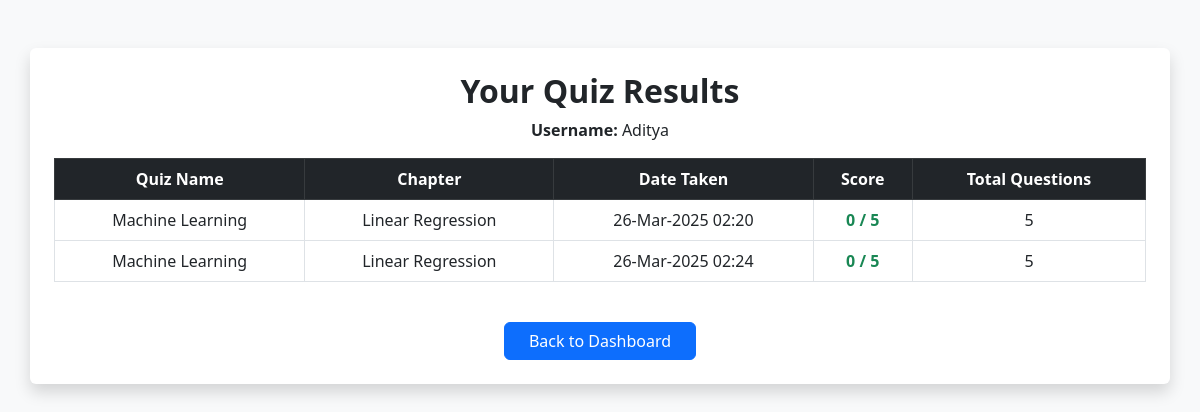
The page /view_quiz_result/2 on the database as committed earlier.
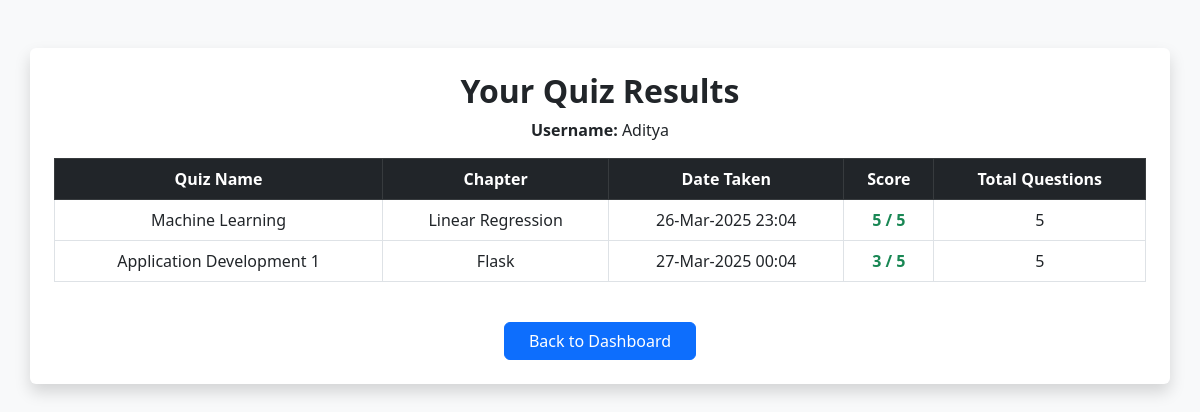
The same page on the database as committed later.
### applications/models.py (models this page shows)
class User(db.Model):
    id = db.Column(db.Integer, primary_key=True)
    username = db.Column(db.String(), unique=True, nullable=False)
    email = db.Column(db.String(), unique=True, nullable=False)
    password = db.Column(db.String(), nullable=False)
    full_name = db.Column(db.String(), nullable=False)
    qualification = db.Column(db.String(), nullable=False)
    dob = db.Column(db.Date, nullable=False)
    role = db.Column(db.String(), nullable=False, default='user')  # 'admin' or 'user'

class Score(db.Model):
    id = db.Column(db.Integer, primary_key=True)
    quiz_id = db.Column(db.Integer, db.ForeignKey('quiz.id'), nullable=False)
    user_id = db.Column(db.Integer, db.ForeignKey('user.id'), nullable=False)
    time_stamp_of_attempt = db.Column(db.DateTime, nullable=False)
    total_scored = db.Column(db.Integer, nullable=False)
    user = db.relationship('User', backref=db.backref('scores', lazy=True))
    quiz = db.relationship('Quiz', backref=db.backref('scores', lazy=True))

class Subject(db.Model):
    id = db.Column(db.Integer, primary_key=True)
    name = db.Column(db.String(), unique=True, nullable=False)
    description = db.Column(db.Text, nullable=True)

class Chapter(db.Model):
    id = db.Column(db.Integer, primary_key=True)
    name = db.Column(db.String(), nullable=False)
    description = db.Column(db.Text, nullable=True)
    num_questions = db.Column(db.Integer, nullable=False, default=0)
    subject_id = db.Column(db.Integer, db.ForeignKey('subject.id', ondelete="CASCADE"), nullable=False)
    subject = db.relationship('Subject', backref=db.backref('chapters', lazy=True, cascade="all, delete"))

### applications/controllers.py (the view)
@app.route('/view_quiz_result/<int:user_id>')
def view_quiz_result(user_id):
    user = User.query.get(user_id)
    scores = Score.query.filter_by(user_id=user_id).join(Quiz).join(Chapter).join(Subject).all()
    return render_template('view_quiz_result.html', this_user=user,
                           scores=scores)

### templates/view_quiz_result.html (shortened to what this page needs)
<!DOCTYPE html>
<html lang="en">
<head>
    <link href="https://cdn.jsdelivr.net/npm/bootstrap@5.3.0/dist/css/bootstrap.min.css" rel="stylesheet">
</head>
<body class="bg-light">
    <div class="container mt-5 p-4 bg-white shadow rounded">
        <h2 class="text-center fw-bold">Your Quiz Results</h2>
        <p class="text-center"><strong>Username:</strong> {{ this_user.username }}</p>
        <div class="table-responsive">
            <table class="table table-bordered table-hover text-center align-middle">
                <thead class="table-dark">
                    <tr>
                        <th>Quiz Name</th>
                        <th>Chapter</th>
                        <th>Date Taken</th>
                        <th>Score</th>
                        <th>Total Questions</th>
                    </tr>
                </thead>
                <tbody>
                    {% for score in scores %}
                    <tr>
                        <td>{{ score.quiz.chapter.subject.name }}</td>
                        <td>{{ score.quiz.chapter.name }}</td>
                        <td>{{ score.time_stamp_of_attempt.strftime('%d-%b-%Y %H:%M') }}</td>
                        <td class="fw-bold text-success">{{ score.total_scored }} / {{ score.quiz.questions|length }}</td>
                        <td>{{ score.quiz.questions|length }}</td>
                    </tr>
                    {% else %}
                    <tr>
                        <td colspan="5" class="text-center text-muted">No quiz results available.</td>
                    </tr>
                    {% endfor %}
                </tbody>
            </table>
        </div>
        <div class="text-center mt-4">
            <a href="/user_dash/{{ this_user.id }}" class="btn btn-primary px-4">Back to Dashboard</a>
        </div>
    </div>
</body>
</html>

Rows that differ between the two databases and show on the page:
changed Score "Machine Learning": time_stamp_of_attempt "26-Mar-2025 02:20" → "26-Mar-2025 23:04"; total_scored "0" → "5"
changed Score: quiz.chapter.subject.name "Machine Learning" → "Application Development 1"; quiz.chapter.name "Linear Regression" → "Flask"; time_stamp_of_attempt "26-Mar-2025 02:24" → "27-Mar-2025 00:04"; total_scored "0" → "3"
